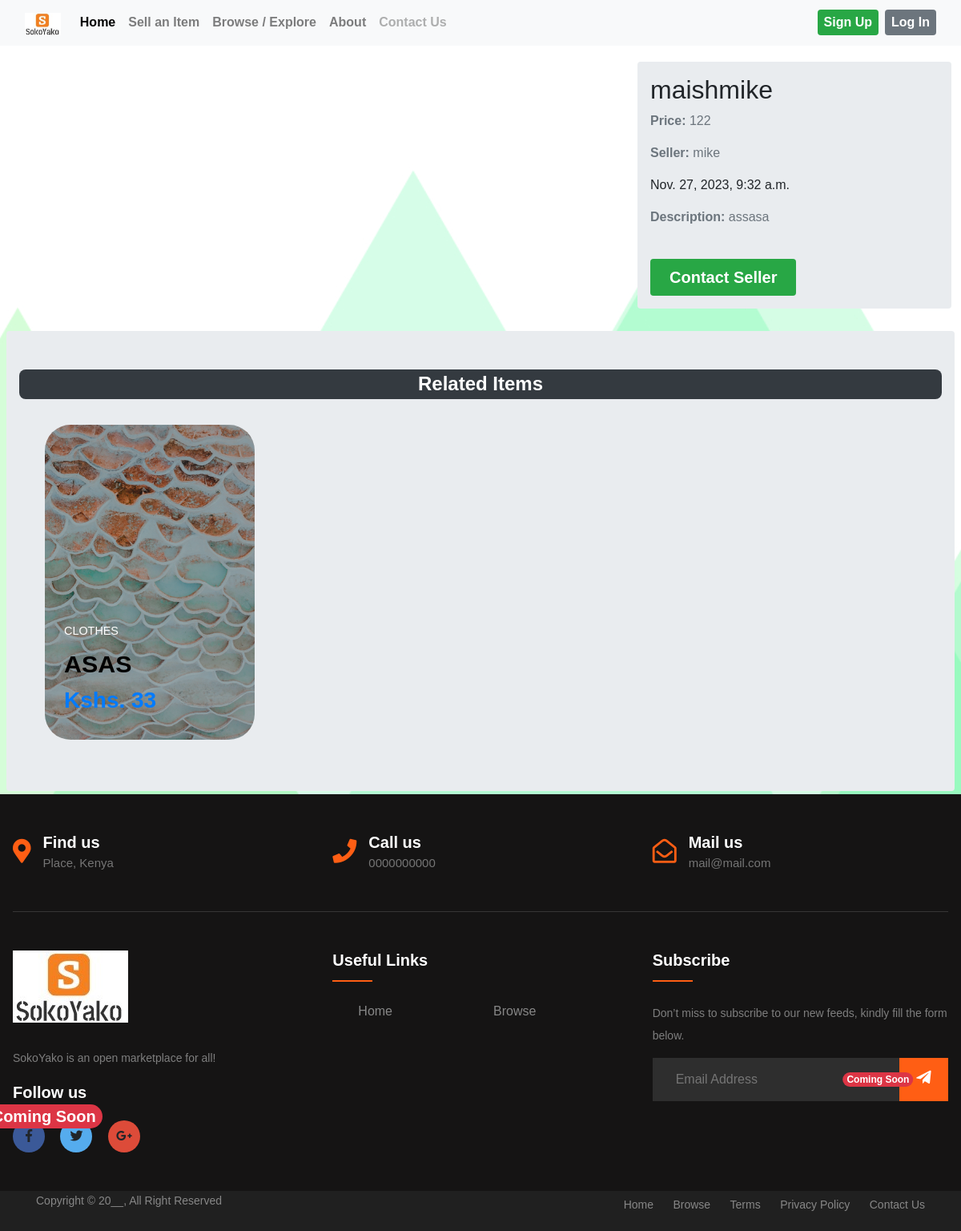
Page /items/8/ on the earlier database version.
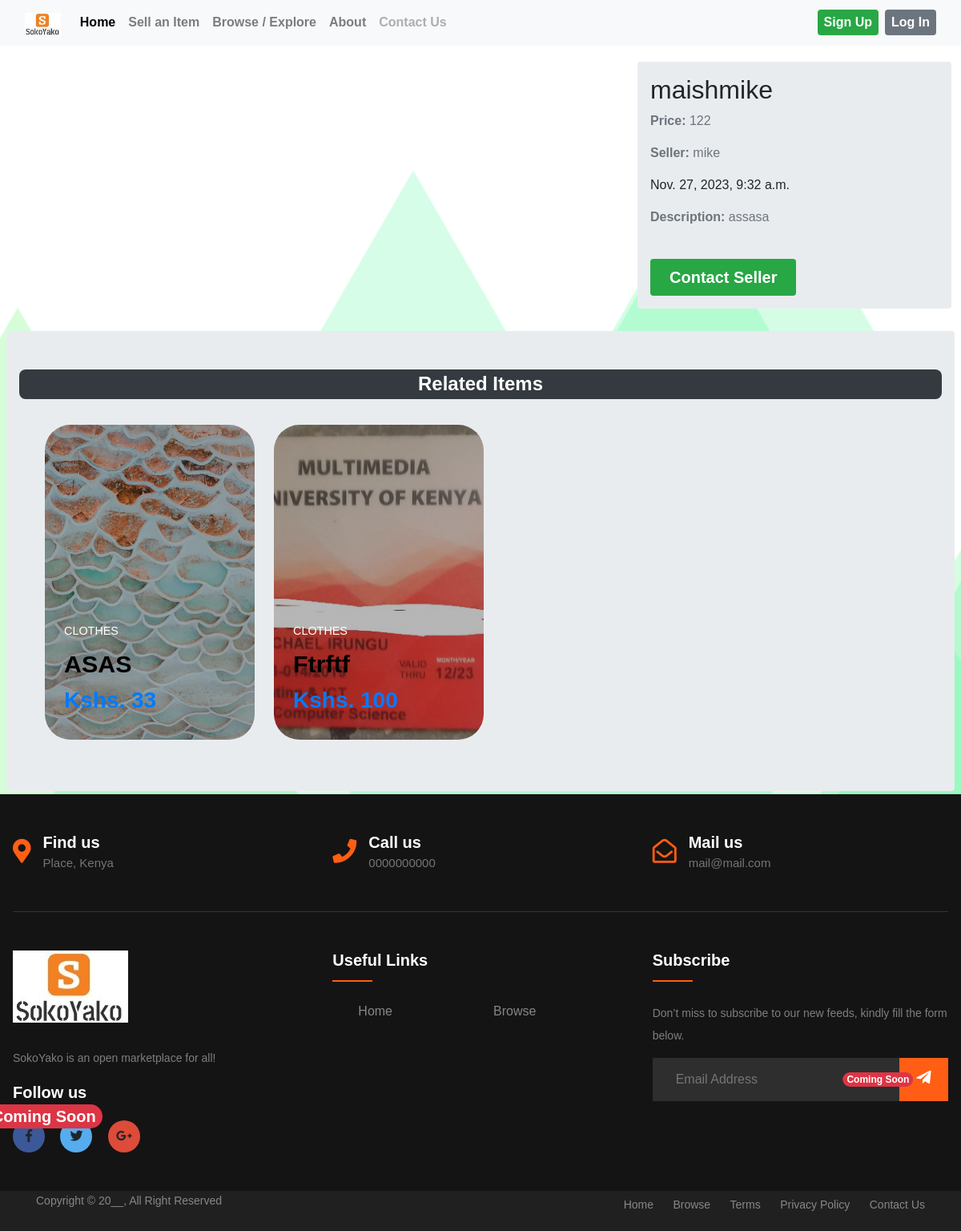
Same page on the later database version.
### item/models.py (models this page shows, shortened)
class Item(models.Model):
    category = models.ForeignKey(Category, related_name='items', on_delete=models.CASCADE)
    name = models.CharField(max_length=200)
    quantity = models.PositiveIntegerField(blank=True, null=True)
    description = models.TextField(blank=True, null=True)
    price = models.IntegerField()
    image = models.ImageField(upload_to='item_images', blank=True, null=True)
    is_sold = models.BooleanField(default=False)
    is_featured = models.BooleanField(default=False)
    created_by = models.ForeignKey(User, related_name='items', on_delete=models.CASCADE)
    created_at = models.DateTimeField(auto_now_add=True)

class Category(models.Model):
    name = models.CharField(max_length=200)
    cat_image = models.ImageField(upload_to='category_images', blank=True, null=True)
    class Meta:
        ordering = ('name',)
        verbose_name_plural = "Categories"
    def __str__(self):
        return self.name

### item/views.py (the view)
# urls.py: path('<int:pk>/', views.detail, name='detail'),
def detail(request, pk):
    item = get_object_or_404(Item, pk=pk)
    related_items = Item.objects.filter(category=item.category, is_sold=False).exclude(pk=pk)
    seller = item.created_by
    if request.user.is_authenticated:
        try:
            contact_card = ContactCard.objects.get(user=request.user)
        except ContactCard.DoesNotExist:
            contact_card = None
    else:
        contact_card = None
    return render(request, 'detail.html', {
        'item': item,
        'related_items': related_items,
        'seller': seller,
        'contact_card': contact_card
    })

### item/templates/detail.html (shortened to what this page needs)
{% extends 'layout.html' %}
{% load static %}
{% block data %}
    <div class="row my-3 mx-2 p-1 ">
        <div class="col-md-8 container h-75">
        </div>
        <div class="col-md-4 p-3 bg-body-secondary rounded">
            <h1 class="mb-2 fs-2"> {{ item.name }}</h1>
            <p class="text-muted"><strong>Price: </strong> {{ item.price }}</p>
            <p class="text-muted"><strong>Seller: </strong> {{ item.created_by }}</p>
            <p class="muted"> {{ item.created_at }}</p>
            {% if item.description%}
                <p class="text-secondary"><strong class="text-secondary">Description: </strong> {{ item.description }}</p>
            {% endif %}
            {% if request.user == item.created_by %}
                <div class="mt-3 p-2 bg-white rounded">
                    <p class="text-secondary fw-bolder fs-4">Do you want to edit this item? </p>
                    <p><a href="{% url 'item:edit' item.id %}" class="d-inline-block mt-4 px-4 py-2 fs-5 fw-bold text-white bg-info rounded text-decoration-none"> Edit</a></p>
                    <a href="{% url 'item:delete' item.id %}" class="d-inline-block mt-4 px-4 py-2 fs-5 fw-bold text-white bg-danger rounded text-decoration-none"> Delete</a>
                </div>
            {% else %}
                <a href="{% url 'base:view_seller_contact_card' seller_id=seller.id %}" class="d-inline-block mt-4 px-4 py-2 fs-5 fw-bold text-white bg-success rounded text-decoration-none"> Contact Seller</a>
            {% endif %}
        </div>
    </div>
    <div class="mt-4 mb-1 mx-2 px-3 py-5 bg-body-secondary rounded">
        <h2 class="mb-3 fs-3 text-center text-white fs-4 fw-bolder bg-dark p-1 rounded-3"> Related Items</h2>
                <div class="simpcard-grid p-3 ms-3">
                    {% for item in related_items %}
                        <a class="simpcard rounded-5" href="{% url 'item:detail' item.id %}">
                            <div class="simpcard__background rounded-5" style="background-image: url('{{ item.image.url }}')"></div>
                            <div class="card__content">
                                <p class="card__category text-white text-outline">{{ item.category }}</p>
                                <h3 class="card__heading text-capitalize text-black fw-bolder">{{ item.name }}</h3>
                                <h3 class="fw-bolder">Kshs. {{ item.price }}</h3>
                            </div>
                        </a>
                    {% endfor %}
                </div>
    </div>
{% endblock %}

Differences in the rows shown:
added Item: image (picture), category "CLOTHES", name "Ftrftf", price "100"
